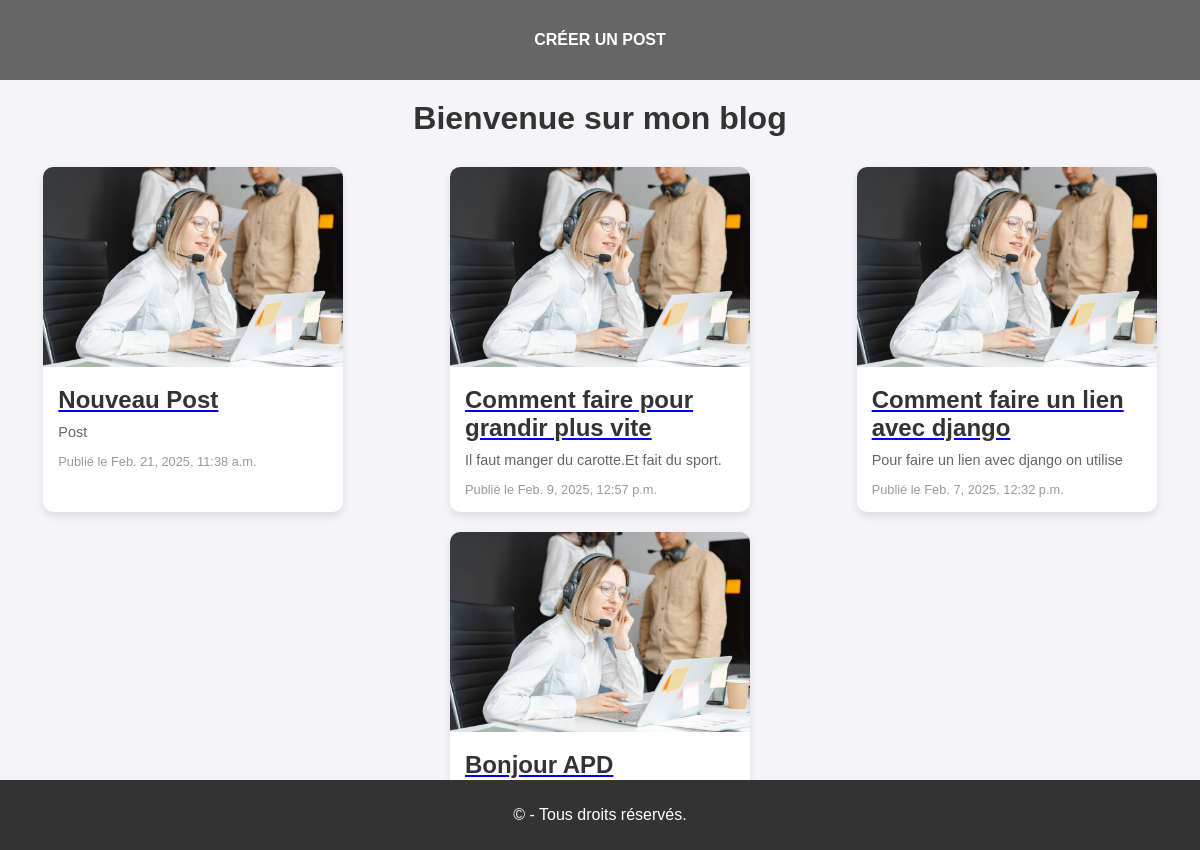
The page / on the database its author committed.
### blog/models.py (models this page shows, shortened)
class Post(models.Model):
    title = models.CharField(max_length=200)
    content = models.TextField()
    created_at = models.DateTimeField(auto_now_add=True)

### blog/views.py (the view)
# urls.py: path('', post_list, name='post_list'),
def post_list(request):
    posts = Post.objects.all().order_by('-created_at')
    return render(request, 'blog/post_list.html', {'posts': posts})

### blog/templates/blog/post_list.html (shortened to what this page needs)
{% load static %}
<!DOCTYPE html>
<html lang="fr">
<head>
    <link rel="stylesheet" href="/blog/static/js/main.js">
</head>
<body>
    <header>
        <nav>
            <ul>
                <li><a href="{% url 'form_post' %}">CRÉER UN POST</a></li>
            </ul>
        </nav>
    </header>
    <h1>Bienvenue sur mon blog</h1>
    <div class="card-container">
        {% for post in posts %}
        <div class="card">
            <img src="{% static 'img/services.jpg' %}" alt="">
            <div class="card-content">
                <a href="{% url 'details_posts' post.id %}">
                    <h2>{{ post.title }}</h2>
                </a>
                <p>{{ post.content|truncatewords:20 }}</p>
                <small>Publié le {{ post.created_at }}</small>
            </div>
        </div>
        {% endfor %}
    </div>
    <footer>
        <p>&copy; - Tous droits réservés.</p>
    </footer>
</body>
</html>

### blog/templates/blog/post_list.html (style rules this page uses)
body { font-family: Arial, sans-serif; margin: 0; padding: 0; background-color: #f4f4f9; color: #333; }
header { background-color: #666; color: white; text-align: center; padding: 15px 0; }
header nav ul { padding: 0; list-style: none; }
header nav ul li { display: inline; margin: 0 15px; }
header nav ul li a { color: white; text-decoration: none; font-weight: bold; }
h1 { text-align: center; margin-top: 20px; color: #333; }
.card-container { display: flex; flex-wrap: wrap; justify-content: space-around; margin-top: 30px; gap: 20px; }
.card { background-color: #fff; border-radius: 10px; overflow: hidden; width: 300px; box-shadow: 0 4px 8px rgba(0, 0, 0, 0.1); transition: transform 0.3s ease; }
.card img { width: 100%; height: 200px; object-fit: cover; }
.card-content { padding: 15px; }
.card h2 { margin: 0; color: #333; }
.card p { font-size: 0.9em; color: #666; margin-top: 10px; }
.card small { display: block; margin-top: 10px; font-size: 0.8em; color: #999; }
footer { background-color: #333; color: white; text-align: center; padding: 10px 0; position: fixed; bottom: 0; width: 100%; }

### rows shown on the page
Post: title "Nouveau Post", content "Post", created_at "Feb. 21, 2025, 11:38 a.m."
Post: title "Comment faire pour grandir plus vite", content "Il faut manger du carotte.Et fait du sport.", created_at "Feb. 9, 2025, 12:57 p.m."
Post: title "Comment faire un lien avec django", content "Pour faire un lien avec django on utilise", created_at "Feb. 7, 2025, 12:32 p.m."
Post: title "Bonjour APD"
